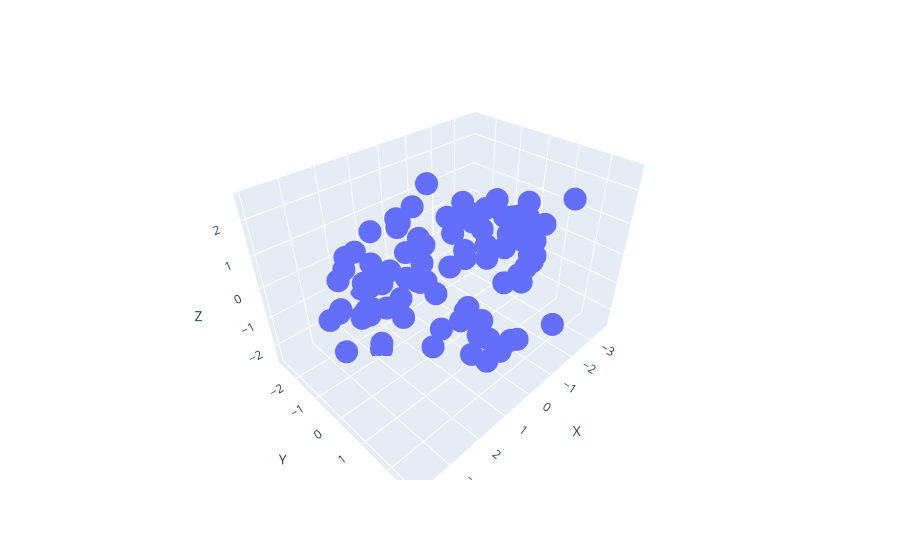

Here is the notebook cell this chart was saved with:
### Code cell
from prince import PCA
pca = PCA(n_components=3)
rr = pca.fit_transform(df)
rr.columns = ['X','Y','Z']

px.scatter_3d(rr,'X','Y','Z')
